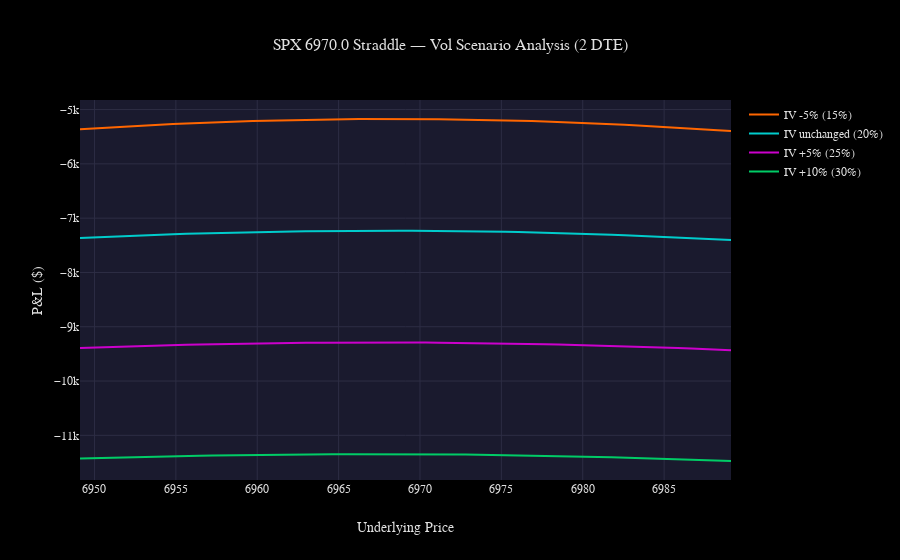

The code cell stored with this chart in its notebook:
### Markdown cell above
## 8. Vol Scenario Analysis

How does the P&L change under different IV scenarios? This is essential for risk management — understanding your exposure to vol moves.

### Code cell
from options_analyzer.engine.payoff import PayoffCalculator
from options_analyzer.visualization.payoff_charts import plot_theoretical_pnl

payoff_calc = PayoffCalculator(
    risk_free_rate=config.engine.risk_free_rate,
    dividend_yield=config.engine.dividend_yield,
)

base_iv = 0.20
scenarios = {
    "IV -5% (15%)": {leg.contract.symbol: base_iv - 0.05 for leg in position.legs},
    "IV unchanged (20%)": {leg.contract.symbol: base_iv for leg in position.legs},
    "IV +5% (25%)": {leg.contract.symbol: base_iv + 0.05 for leg in position.legs},
    "IV +10% (30%)": {leg.contract.symbol: base_iv + 0.10 for leg in position.legs},
}

current_dte = float(dte)
pnl_by_scenario = {}
for label, scenario_ivs in scenarios.items():
    pnl_by_scenario[label] = payoff_calc.theoretical_pnl(
        position, price_range, scenario_ivs, current_dte,
    )

fig = plot_theoretical_pnl(
    price_range, pnl_by_scenario,
    title=f"{position.name} — Vol Scenario Analysis ({int(current_dte)} DTE)",
)
fig.show()

# Report best/worst scenarios at current spot
center_idx = len(price_range) // 2
print(f"\nP&L at current spot (${price_range[center_idx]:.0f}):")
for label, pnl in pnl_by_scenario.items():
    print(f"  {label:<25s}: ${pnl[center_idx]:>8.2f}")
